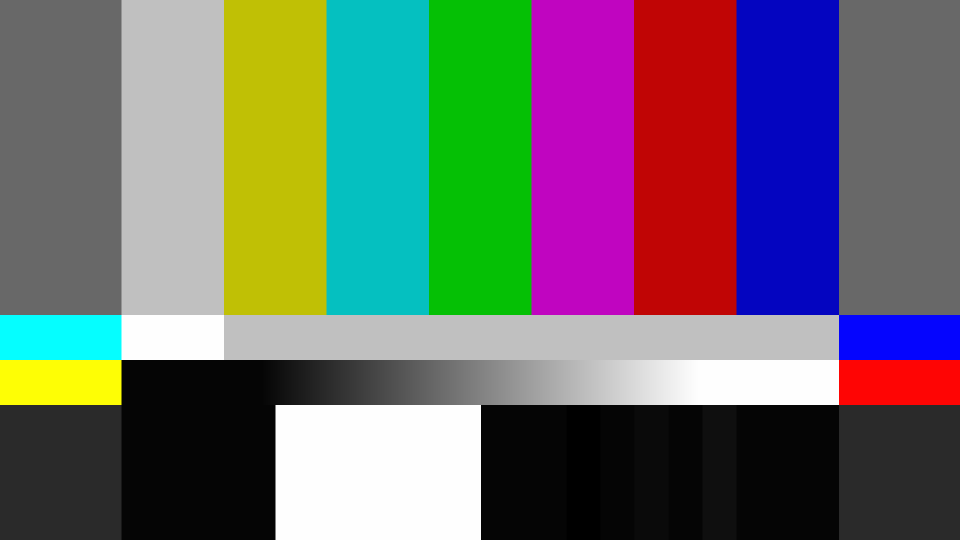
#> input picture 2020/019_draw_waveform/HDTV_COLOR_BAR_RGB.tiff, 1920 x 1080 px (shown at 1/2 size)
$ python draw_waveform.py   (older library calls are emulated)
#> lines starting #> are read from the running program, lines starting #| are printed output that depends on the picture; after the words box and inside, x2 and y2 are one past the last pixel; in counts of white or black regions, pixels touching at a corner belong together
### 2020/001_x9500_abl_tm_characteristic/plot_utility.py
#!/usr/bin/env python3
# -*- coding: utf-8 -*-

"""
# 概要
plot補助ツール群

# 参考
* [matplotlibでグラフの文字サイズを大きくする](https://goo.gl/E5fLxD)
* [Customizing matplotlib](http://matplotlib.org/users/customizing.html)

"""

import numpy as np
from cycler import cycler
import matplotlib.pyplot as plt
import matplotlib.patches as patches
from matplotlib.ticker import AutoMinorLocator
import colorsys
import matplotlib.font_manager as fm

cycle_num = 6
v_offset = 0.2
s = np.arange(cycle_num) / (cycle_num - 1) * (1 - v_offset) + v_offset
s = s[::-1]

r_cycle = []
g_cycle = []
b_cycle = []

for s_val in s:
    r, g, b = colorsys.hsv_to_rgb(0.0, s_val, 0.9)
    color = "#{:02X}{:02X}{:02X}".format(np.uint8(np.round(r * 0xFF)),
                                         np.uint8(np.round(g * 0xFF)),
                                         np.uint8(np.round(b * 0xFF)))
    r_cycle.append(color)
    r, g, b = colorsys.hsv_to_rgb(0.3, s_val, 0.9)
    color = "#{:02X}{:02X}{:02X}".format(np.uint8(np.round(r * 0xFF)),
                                         np.uint8(np.round(g * 0xFF)),
                                         np.uint8(np.round(b * 0xFF)))
    g_cycle.append(color)
    r, g, b = colorsys.hsv_to_rgb(0.6, s_val, 0.9)
    color = "#{:02X}{:02X}{:02X}".format(np.uint8(np.round(r * 0xFF)),
                                         np.uint8(np.round(g * 0xFF)),
                                         np.uint8(np.round(b * 0xFF)))
    b_cycle.append(color)
#> in main_func, img_16bit is the input picture: shape (1080, 1920, 3) uint16; mean B, G, R 27091.2, 27093.7, 27091.2


# [197 lines left out: functions _set_common_parameters, plot_1_graph, plot_1_graph_ret_figure, _check_hsv_space, not called in this run]


# [30 lines that do not run on import are left out]

### 2020/001_x9500_abl_tm_characteristic/test_pattern_generator2.py

#!/usr/bin/env python3
# -*- coding: utf-8 -*-

"""
評価用のテストパターン作成ツール集

"""

import os
import cv2
import plot_utility as pu
import matplotlib.pyplot as plt
import numpy as np
from colour.colorimetry import CMFS, ILLUMINANTS
from colour.models import XYZ_to_xy, xy_to_XYZ, XYZ_to_RGB, RGB_to_XYZ
from colour.models import xy_to_xyY, xyY_to_XYZ
from colour.utilities import normalise_maximum
from colour import models
from colour import RGB_COLOURSPACES
from scipy.spatial import Delaunay
from scipy.ndimage.filters import convolve
import color_space as cs
import math


CMFS_NAME = 'CIE 1931 2 Degree Standard Observer'
D65_WHITE = ILLUMINANTS[CMFS_NAME]['D65']
YCBCR_CHECK_MARKER = [0, 0, 0]

UNIVERSAL_COLOR_LIST = ["#F6AA00", "#FFF100", "#03AF7A",
                        "#005AFF", "#4DC4FF", "#804000"]


def preview_image(img, order='rgb', over_disp=False):
    if order == 'rgb':
        cv2.imshow('preview', img[:, :, ::-1])
    elif order == 'bgr':
        cv2.imshow('preview', img)
    else:
        raise ValueError("order parameter is invalid")

    if over_disp:
        cv2.resizeWindow('preview', )
    cv2.waitKey(0)
    cv2.destroyAllWindows()


# [526 lines left out: functions equal_devision, do_matrix, _get_cmfs_xy, get_primaries, xy_to_rgb, get_white_point and 5 more, not called in this run]


def log_tick_formatter(val, pos=None):
    return "{:.0e}".format(10**val)


# [327 lines left out: functions get_3d_grid_cube_format, quadratic_bezier_curve, gen_step_gradation, merge, dot_pattern, complex_dot_pattern and 2 more, not called in this run]


def get_marker_idx(img, marker_value):
    return np.all(img == marker_value, axis=-1)


# [206 lines left out: functions make_ycbcr_checker, plot_color_checker_image, get_log2_x_scale, shaper_func_linear_to_log2, shaper_func_log2_to_linear, not called in this run]


# [4 lines that do not run on import are left out]
    # [19 lines of commented-out code are left out]

### 2020/019_draw_waveform/draw_waveform.py
# -*- coding: utf-8 -*-
"""
波形モニターっぽい画像を作る
===========================


"""

# import standard libraries
import os

# import third-party libraries
import numpy as np
import cv2

# import my libraries
import test_pattern_generator2 as tpg

# information
__author__ = 'Toru Yoshihara'
__copyright__ = 'Copyright (C) 2020 - Toru Yoshihara'
__license__ = 'New BSD License - https://opensource.org/licenses/BSD-3-Clause'
__maintainer__ = 'Toru Yoshihara'
__email__ = 'toru.ver.11 at-sign gmail.com'

__all__ = []


COLOR_BAR_FILE = "./HDTV_COLOR_BAR_RGB.tiff"
# COLOR_BAR_FILE = "./riku_boost.tif"

IMREAD_16BIT_FLAG = (cv2.IMREAD_ANYDEPTH | cv2.IMREAD_COLOR)


def draw_waveform(src_img, intensity=1.0, bit_depth=10):
    """
    dst_img に waveform を書く。0.0-1.0 のバッファ

    Parameters
    ----------
    src_img : array_like
        描画対象の画像
    intensity : float
        waveform の濃度。
        1.0 なら 10% が重なると 1.0 の明るさになる。
        0.1 なら 100% が重なると 1.0 の明るさになる。
        10.0 なら 1% が重なると 1.0の明るさになる。
    """
#> called with intensity = 20, bit_depth = 10
    max_value = (2 ** bit_depth) - 1
    dst_height = 2 ** bit_depth
    dst_width = src_img.shape[1]
#> dst_width = 1920
    src_height = src_img.shape[0]
#> src_height = 1080
    src_width = src_img.shape[1]
#> src_width = 1920
    dst_img = np.zeros((dst_height, dst_width, 3))
    alpha = intensity / src_height * 10
#> alpha = 0.185

    for v_idx in range(src_height):
        print(v_idx)
        for c_idx in range(3):
            h_idx = np.arange(src_width)
            dst_v_idx = max_value - src_img[v_idx, :, c_idx]
            dst_img[dst_v_idx, h_idx, c_idx] += alpha
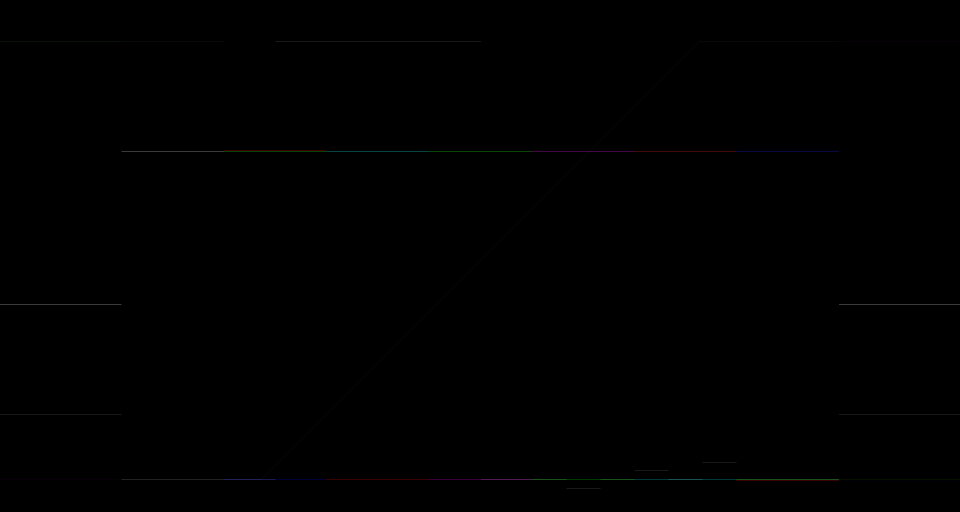
#> dst_img: shape (1024, 1920, 3) float64 (shown at 1/2 size); mean B, G, R 0.2, 0.2, 0.2

    dst_img = np.clip(dst_img, 0, 1)

    r_rate = dst_img[..., 0]
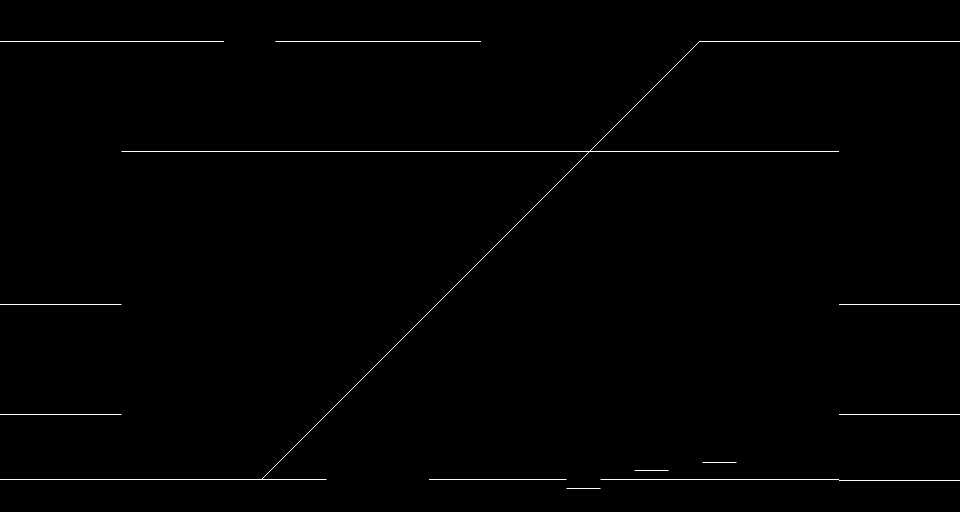
#> r_rate: shape (1024, 1920) float64 (shown at 1/2 size); values 0 (black) and 1 (white), 0.33% white in thin lines or dots, all inside (x1, y1, x2, y2) = (0, 82, 1920, 978)
    g_rate = dst_img[..., 1]
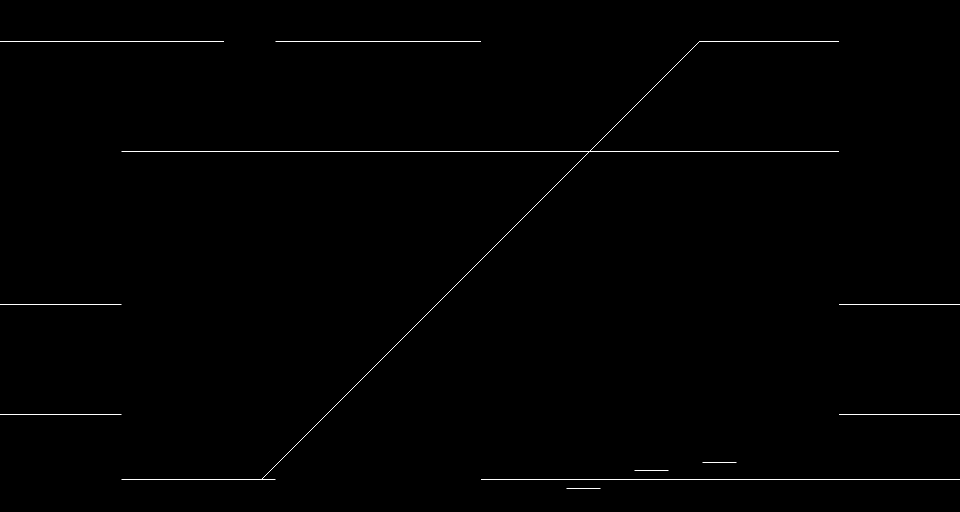
#> g_rate: shape (1024, 1920) float64 (shown at 1/2 size); values 0 (black) and 1 (white), 0.3% white in thin lines or dots, all inside (x1, y1, x2, y2) = (0, 83, 1920, 978)
    b_rate = dst_img[..., 2]
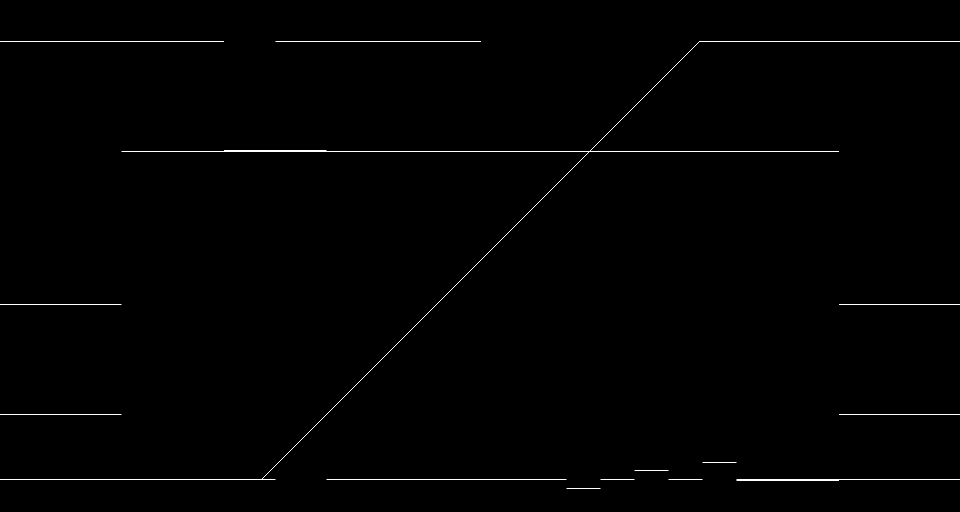
#> b_rate: shape (1024, 1920) float64 (shown at 1/2 size); values 0 (black) and 1 (white), 0.35% white in thin lines or dots, all inside (x1, y1, x2, y2) = (0, 83, 1920, 978)

    r_img = np.ones_like((dst_img)) * np.array([255, 75, 0]) / 255
    g_img = np.ones_like((dst_img)) * np.array([3, 175, 122]) / 255
    b_img = np.ones_like((dst_img)) * np.array([77, 196, 255]) / 255

    r_img = cv2.resize(r_img * r_rate[:, :, np.newaxis], (1024//3, 768))
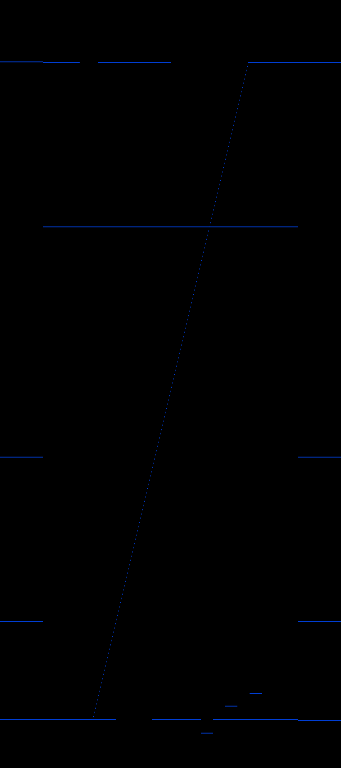
#> r_img: shape (768, 341, 3) float64; mean of channels 0, 1, 2 0.00337, 0.000992, 0; drawn as B, G, R
    g_img = cv2.resize(g_img * g_rate[:, :, np.newaxis], (1024//3, 768))
    b_img = cv2.resize(b_img * b_rate[:, :, np.newaxis], (1024//3, 768))
    separate = np.hstack((r_img, g_img, b_img))
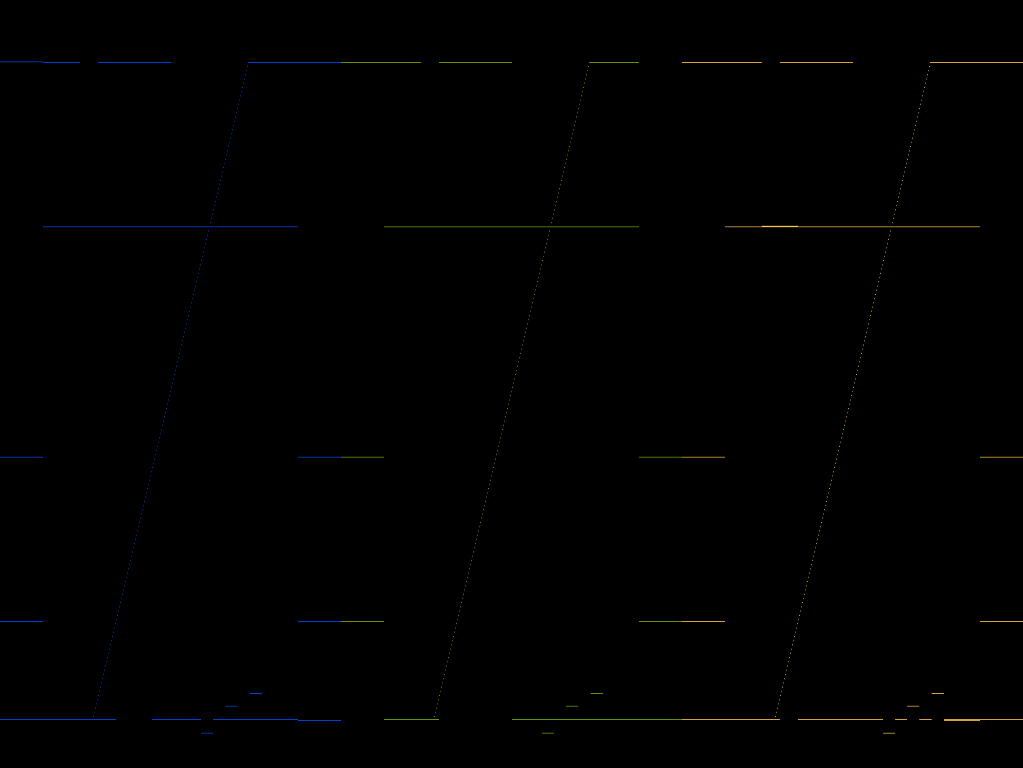
#> separate: shape (768, 1023, 3) float64; mean of channels 0, 1, 2 0.0015, 0.00195, 0.00168; drawn as B, G, R

    dst_img_all = cv2.resize(dst_img, (1024, 768))

    tpg.preview_image(dst_img)
    tpg.preview_image(dst_img_all)
    tpg.preview_image(separate)
#> call 3 of preview_image, with order = 'rgb', over_disp = False
#> in preview_image (call 3), `cv2.imshow('preview', img[:, :, ::-1])`:
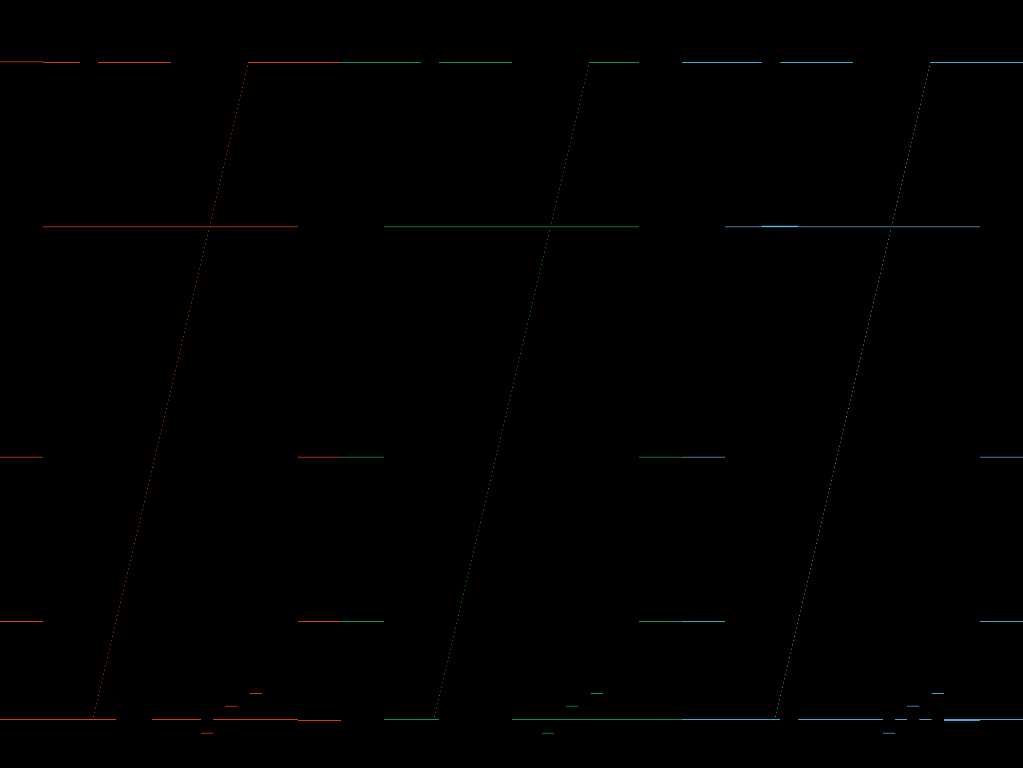
#> window 'preview': shape (768, 1023, 3) float64; mean B, G, R 0.00168, 0.00195, 0.0015
    cv2.imwrite("hoge.png", np.uint8(np.round(separate[..., ::-1] * 0xFF)))
    cv2.imwrite("huga.png", np.uint8(np.round(dst_img_all[..., ::-1] * 0xFF)))


def main_func():
    # 前処理
    img_16bit = cv2.imread(COLOR_BAR_FILE, IMREAD_16BIT_FLAG)
    img_10bit = np.uint16(np.round(img_16bit / 64))
    img_10bit = np.clip(img_10bit, 0, 1023)

    # 本処理
    draw_waveform(img_10bit, intensity=20)

    # 後処理


if __name__ == '__main__':
    os.chdir(os.path.dirname(os.path.abspath(__file__)))
    main_func()
